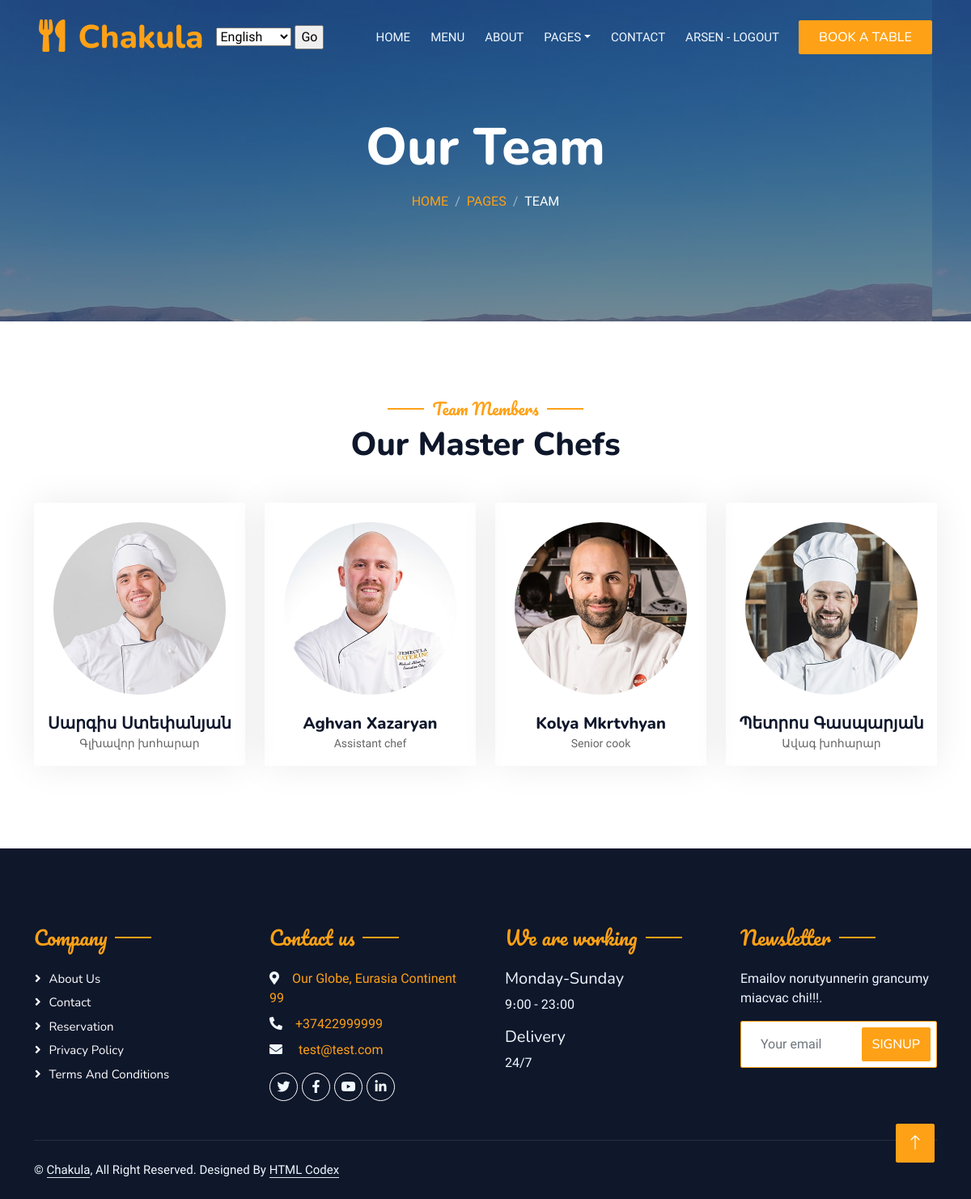
Screenshot of /team/ (signed in) with the database file from the repository.
### main/models.py (models this page shows, shortened)
class Header_Titles(models.Model):
    title = models.CharField('Page title', max_length=60)
    page_name = models.CharField('Page name', max_length=60)
    block_name1 = models.CharField('Block name home', max_length=60)
    block_name2 = models.CharField('Block name about', max_length=60)
    block_name3 = models.CharField('Block name service', max_length=60)
    block_name4 = models.CharField('Block name menu', max_length=60)
    block_name5 = models.CharField('Block name pages', max_length=60)
    block_name6 = models.CharField('Block name booking', max_length=60)
    block_name7 = models.CharField('Block name team', max_length=60)
    block_name8 = models.CharField('Block name review', max_length=60)
    block_name9 = models.CharField('Block name contact', max_length=60)
    block_name10 = models.CharField('Block name logout', max_length=60)
    block_name11 = models.CharField('Block name login', max_length=60)
    block_name12 = models.CharField('Block name signup', max_length=60)
    block_name13 = models.CharField('Block name book a table', max_length=60)
    class Meta:
        verbose_name = 'Header_Titles'
        verbose_name_plural = 'Header_Titles'

class Bg_img(models.Model):
    bg_img = models.ImageField('BG Image', upload_to='bg_images')
    video_img = models.ImageField('Video Image', upload_to='bg_images')
    class Meta:
        verbose_name = 'Bg_img'
        verbose_name_plural = 'Bg_img'

class OurTeam_Titles(models.Model):
    title = models.CharField('Title', max_length=60)
    home = models.CharField('Home', max_length=60)
    pages = models.CharField('Pages', max_length=60)
    team = models.CharField('Team', max_length=60)
    class Meta:
        verbose_name = 'OurTeam_Titles'
        verbose_name_plural = 'OurTeam_Titles'

class About_Titles(models.Model):
    title = models.CharField('Title', max_length=60)
    home = models.CharField('Home', max_length=60)
    pages = models.CharField('Pages', max_length=60)
    about = models.CharField('About', max_length=60)
    subtitle = models.CharField('Subtitle', max_length=60)
    subtitle_text = models.CharField('Subtitle text', max_length=60)
    class Meta:
        verbose_name = 'About_Titles'
        verbose_name_plural = 'About_Titles'

class Team_Members(models.Model):
    name = models.CharField('Member name', max_length=60)
    img = models.ImageField('Member image', upload_to='images')
    position = models.CharField('Member designation', max_length=60)
    site_1 = models.CharField('Site 1 name', max_length=20, blank=True)
    site_1_link = models.URLField('site_1_link', max_length=50, blank=True)
    site_2 = models.CharField('Site 2 name', max_length=20, blank=True)
    site_2_link = models.URLField('site_2_link', max_length=50, blank=True)
    site_3 = models.CharField('Site 3 name', max_length=20, blank=True)
    site_3_link = models.URLField('site_3_link', max_length=50, blank=True)
    class Meta:
        verbose_name = 'Team_Members'
        verbose_name_plural = 'Team_Members'

class Footer_Company(models.Model):
    title = models.CharField('Block title', max_length=60)
    about = models.CharField('About name', max_length=60)
    contact = models.CharField('Contact name', max_length=60)
    reserv = models.CharField('Reservation name', max_length=60)
    privacy = models.CharField('Privacy name', max_length=60)
    terms = models.CharField('Terms name', max_length=60)
    class Meta:
        verbose_name = 'Footer_Company'
        verbose_name_plural = 'Footer_Company'

class Contact_Adress(models.Model):
    title = models.CharField('Block title', max_length=60)
    adress_link = models.URLField('Adress link')
    adress = models.CharField('Adress', max_length=100)
    phone = models.CharField('Phone number', max_length=60)
    email = models.EmailField('email')
    social_name1 = models.CharField('Social name 1', max_length=50)
    social_link1 = models.URLField('Link 1')
    social_name2 = models.CharField('Social name 2', max_length=50)
    social_link2 = models.URLField('Link 2')
    social_name3 = models.CharField('Social name 3', max_length=50)
    social_link3 = models.URLField('Link 3')
    social_name4 = models.CharField('Social name 4', max_length=50)
    social_link4 = models.URLField('Link 4')
    class Meta:
        verbose_name = 'Contact_Adress'
        verbose_name_plural = 'Contact_Adress'

class Footer_Opening(models.Model):
    title = models.CharField('Block title', max_length=60)
    work_day = models.CharField('Working days', max_length=60)
    work_hours = models.CharField('Working hours', max_length=60)
    delivery = models.CharField('Delivery', max_length=60)
    delivery_hours = models.CharField('Delivery hours', max_length=60)
    class Meta:
        verbose_name = 'Footer_Opening'
        verbose_name_plural = 'Footer_Opening'

### main/views.py (the view)
# urls.py: path('team/', views.team, name='team'),
def team(request):
	team_members = Team_Members.objects.all()
	about_title = About_Titles.objects.all()[0]
	team_title = OurTeam_Titles.objects.all()[0]
	footer_company = Footer_Company.objects.all()[0]
	contact_adress = Contact_Adress.objects.all()[0]
	opening = Footer_Opening.objects.all()[0]
	header_titles = Header_Titles.objects.all()[0]
	bg_img = Bg_img.objects.all()[0]
	return render(request,'main/team.html', context={
	'act':'team',
	'team_members':team_members,
	'about_title':about_title,
	'team_title':team_title,
	'footer_company':footer_company,
	'contact_adress':contact_adress,
	'opening':opening,
	'header_titles':header_titles,
	'bg_img':bg_img,
	})

### main/templates/main/team.html
{% extends 'main/base.html' %}
{% block body %}
            <div class="container-xxl py-5 bg-dark hero-header mb-5" style="background: linear-gradient(rgba(15, 23, 43, .5), rgba(15, 23, 43, .5)), url('{{ bg_img.bg_img.url }}');">
                <div class="container text-center my-5 pt-5 pb-4">
                    <h1 class="display-3 text-white mb-3 animated slideInDown">{{ team_title.title }}</h1>
                    <nav aria-label="breadcrumb">
                        <ol class="breadcrumb justify-content-center text-uppercase">
                            <li class="breadcrumb-item"><a href="{% url 'index' %}">{{ team_title.home }}</a></li>
                            <li class="breadcrumb-item"><a href="#">{{ team_title.pages }}</a></li>
                            <li class="breadcrumb-item text-white active" aria-current="page">{{ team_title.team }}</li>
                        </ol>
                    </nav>
                </div>
            </div>
        </div>
        {% include 'inc/team_members.html' %}
{% endblock %}

### main/templates/main/base.html (shortened to what this page needs)
{% load i18n %}
{% load static %}
<!DOCTYPE html>
<html lang="en">
<head>
    <link href="https://cdnjs.cloudflare.com/ajax/libs/font-awesome/5.10.0/css/all.min.css" rel="stylesheet">
    <link href="https://cdn.jsdelivr.net/npm/bootstrap-icons@1.4.1/font/bootstrap-icons.css" rel="stylesheet">
    <link href="{% static 'lib/animate/animate.min.css' %}" rel="stylesheet">
    <link href="{% static 'lib/owlcarousel/assets/owl.carousel.min.css' %}" rel="stylesheet">
    <link href="{% static 'lib/tempusdominus/css/tempusdominus-bootstrap-4.min.css' %}" rel="stylesheet" />
    <link href="{% static 'css/bootstrap.min.css' %}" rel="stylesheet">
    <link href="{% static 'css/style.css' %}" rel="stylesheet">
</head>
<body>
    <div class="container-xxl bg-white p-0">
        <div class="container-xxl position-relative p-0">
            <nav class="navbar navbar-expand-lg navbar-dark bg-dark px-4 px-lg-5 py-3 py-lg-0">
                <a href="{% url 'index' %}" class="navbar-brand p-0">
                    <h1 class="text-primary m-0"><i class="fa fa-utensils me-3"></i>{{ header_titles.page_name }}</h1>
                </a>
                <form action="{% url 'set_language' %}" method="post">
                    <select name="language">
                        {% get_current_language as LANGUAGE_CODE %}
                        {% get_available_languages as LANGUAGES %}
                        {% get_language_info_list for LANGUAGES as languages %}{% for language in languages %}
                    <option value="{{ language.code }}"{% if language.code == LANGUAGE_CODE %}
                    selected{% endif %}>
                        {{ language.name_local }}
                    </option>
                        {% endfor %}
                    </select>
                    <input type="submit" value="Go">
                </form>
                <div class="collapse navbar-collapse" id="navbarCollapse">
                    <div class="navbar-nav ms-auto py-0 pe-4">
                        <a href="{% url 'index' %}" class="nav-item nav-link {% if act == 'index' %}active{% endif %}">{{ header_titles.block_name1 }}</a>
                        <a href="{% url 'menu' %}" class="nav-item nav-link {% if act == 'menu' %}active{% endif %}">{{ header_titles.block_name4 }}</a>
                        <a href="{% url 'about' %}" class="nav-item nav-link {% if act == 'about' %}active{% endif %}">{{ header_titles.block_name2 }}</a>
                        <div class="nav-item dropdown">
                            <a href="#" class="nav-link dropdown-toggle {% if act == 'booking'%}active{% endif %}" data-bs-toggle="dropdown">{{ header_titles.block_name5 }}</a>
                        </div>
                        <a href="{% url 'contact' %}" class="nav-item nav-link {% if act == 'contact' %}active{% endif %}">{{ header_titles.block_name9 }}</a>
                        {% if user.is_authenticated %}
                        <a href="{% url 'logout' %}" class="nav-item nav-link {% if act == 'logout' %}active{% endif %}">{{ user.username }} - {{ header_titles.block_name10 }}</a>
                        {% else %}
                        <a href="{% url 'login' %}" class="nav-item nav-link {% if act == 'login_request' %}active{% endif %}">{{ header_titles.block_name11 }}</a>
                        <a href="{% url 'register' %}" class="nav-item nav-link {% if act == 'register_request' %}active{% endif %}">{{ header_titles.block_name12 }}</a>
                        {% endif %}
                    </div>
                    <a href="{% url 'booking' %}" class="btn btn-primary py-2 px-4">{{ header_titles.block_name13 }}</a>
                </div>
            </nav>
            {% block body %}{% endblock %}
        <div class="container-fluid bg-dark text-light footer pt-5 mt-5 wow fadeIn" data-wow-delay="0.1s">
            <div class="container py-5">
                <div class="row g-5">
                    <div class="col-lg-3 col-md-6">
                        <h4 class="section-title ff-secondary text-start text-primary fw-normal mb-4">{{ footer_company.title }}</h4>
                        <a class="btn btn-link" href="{% url 'about' %}">{{ footer_company.about }}</a>
                        <a class="btn btn-link" href="{% url 'contact' %}">{{ footer_company.contact }}</a>
                        <a class="btn btn-link" href="{% url 'booking' %}">{{ footer_company.reserv }}</a>
                        <a class="btn btn-link" href="">{{ footer_company.privacy }}</a>
                        <a class="btn btn-link" href="">{{ footer_company.terms }}</a>
                    </div>
                    <div class="col-lg-3 col-md-6">
                        <h4 class="section-title ff-secondary text-start text-primary fw-normal mb-4">{{ contact_adress.title }}</h4>
                        <p class="mb-2"><i class="fa fa-map-marker-alt me-3"></i><a href="{{ contact_adress.adress_link }}">{{ contact_adress.adress }}</p></a>
                        <p class="mb-2"><i class="fa fa-phone-alt me-3"></i><a href="tel:{{ contact_adress.phone }}">{{ contact_adress.phone }}</p></a>
                        <p class="mb-2"><i class="fa fa-envelope me-3"></i><a href="mailto:{{ contact_adress.email }}"> {{ contact_adress.email }}</a>
                        <div class="d-flex pt-2">
                            <a class="btn btn-outline-dark btn-social" href="{{ contact_adress.social_link1 }}"><i class="fab fa-{{ contact_adress.social_name1 }}"></i></a>
                            <a class="btn btn-outline-dark btn-social" href="{{ contact_adress.social_link2 }}"><i class="fab fa-{{ contact_adress.social_name2 }}"></i></a>
                            <a class="btn btn-outline-dark btn-social" href="{{ contact_adress.social_link3 }}"><i class="fab fa-{{ contact_adress.social_name3 }}"></i></a>
                            <a class="btn btn-outline-dark btn-social" href="{{ contact_adress.social_link4 }}"><i class="fab fa-{{ contact_adress.social_name4 }}"></i></a>
                    </div>
                    </div>
                    <div class="col-lg-3 col-md-6">
                        <h4 class="section-title ff-secondary text-start text-primary fw-normal mb-4">{{ opening.title }}</h4>
                        <h5 class="text-light fw-normal">{{ opening.work_day }}</h5>
                        <p>{{ opening.work_hours }}</p>
                        <h5 class="text-light fw-normal">{{ opening.delivery }}</h5>
                        <p>{{ opening.delivery_hours }}</p>
                    </div>
                    <div class="col-lg-3 col-md-6">
                        <h4 class="section-title ff-secondary text-start text-primary fw-normal mb-4">Newsletter</h4>
                        <p>Emailov norutyunnerin grancumy miacvac chi!!!.</p>
                        <div class="position-relative mx-auto" style="max-width: 400px;">
                            <input class="form-control border-primary w-100 py-3 ps-4 pe-5" type="text" placeholder="Your email">
                            <button type="button" class="btn btn-primary py-2 position-absolute top-0 end-0 mt-2 me-2">SignUp</button>
                        </div>
                    </div>
                </div>
            </div>
            <div class="container">
                <div class="copyright">
                    <div class="row">
                        <div class="col-md-6 text-center text-md-start mb-3 mb-md-0">
                            &copy; <a class="border-bottom" href="#">Chakula</a>, All Right Reserved.
							Designed By <a class="border-bottom" href="https://htmlcodex.com">HTML Codex</a>
                        </div>
                    </div>
                </div>
            </div>
        </div>
        <a href="#" class="btn btn-lg btn-primary btn-lg-square back-to-top"><i class="bi bi-arrow-up"></i></a>
    </div>
</body>
</html>

### main/templates/inc/team_members.html (shortened to what this page needs)
        <div class="container-xxl pt-5 pb-3">
            <div class="container">
                <div class="text-center wow fadeInUp" data-wow-delay="0.1s">
                    <h5 class="section-title ff-secondary text-center text-primary fw-normal">{{ about_title.subtitle }}</h5>
                    <h1 class="mb-5">{{ about_title.subtitle_text }}</h1>
                </div>
                <div class="row g-4">
                    {% for i in team_members %}
                    <div class="col-lg-3 col-md-6 wow fadeInUp" data-wow-delay="0.1s">
                        <div class="team-item text-center rounded overflow-hidden">
                            <div class="rounded-circle overflow-hidden m-4">
                                <img class="img-fluid" src="{{ i.img.url }}" alt="">
                            </div>
                            <h5 class="mb-0">{{ i.name }}</h5>
                            <small>{{ i.position }}</small>
                        </div>
                    </div>
                    {% endfor %}
                </div>
            </div>
        </div>

### rows the page displays
Header_Titles: page_name "Chakula", block_name1 "HOME", block_name4 "MENU", block_name2 "ABOUT", block_name5 "PAGES", block_name9 "CONTACT", block_name10 "LOGOUT", block_name13 "BOOK A TABLE"
Bg_img: bg_img (picture)
OurTeam_Titles: title "Our Team", home "HOME", pages "PAGES", team "TEAM"
About_Titles: subtitle "Team Members", subtitle_text "Our Master Chefs"
Team_Members: img (picture), name "Սարգիս Ստեփանյան", position "Գլխավոր խոհարար"
Team_Members: img (picture), name "Aghvan Xazaryan", position "Assistant chef"
Team_Members: img (picture), name "Kolya Mkrtvhyan", position "Senior cook"
Team_Members: img (picture), name "Պետրոս Գասպարյան", position "Ավագ խոհարար"
Footer_Company: title "Company", about "About Us", contact "Contact", reserv "Reservation", privacy "Privacy Policy", terms "Terms And Conditions"
Contact_Adress: title "Contact us", adress "Our Globe, Eurasia Continent 99", phone "+37422999999", email "test@test.com"
Footer_Opening: title "We are working", work_day "Monday-Sunday", work_hours "9։00 - 23։00", delivery "Delivery", delivery_hours "24/7"

### other values shown
{{ user.username }} "ARSEN"
form field language "English"
